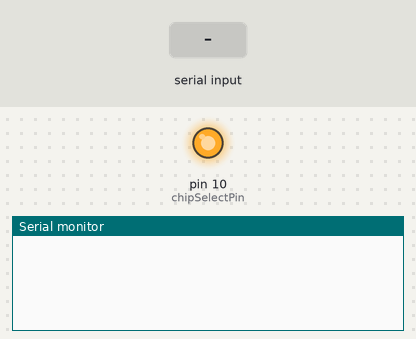
Recording of a sketch running on a simulated Arduino Uno, built with avr-gcc and run on an emulated ATmega328P. On the bench: output pins drawn as LEDs (lit = HIGH), the last lines printed to the serial monitor. The inputs (shaded band) are chosen by the test bench.

Above: at 1.2 s.
1.3 s: "1" received over Serial
At 2.1 s:
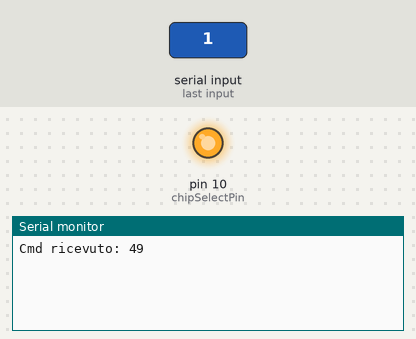
At 3.0 s:
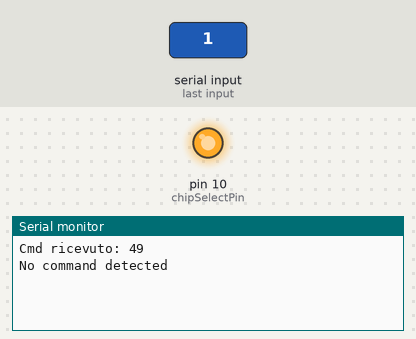

The sketch:

AD5535BSDZ_multisquarewave2.ino
```cpp
#include <SPI.h>

//Arduino Uno SPI pinout:
//MOSI    11                            --> PIN DIN
//MISO    12 - Not used in this case
//SCK     13                            --> PIN SCLK
//SS      10                            --> PIN SYNC


/// HOW THIS WORKS //
/* Labview send commands (defined by "labviewCommand" data type) and data. Data are the frequency (recorded in "periodDelay" data type) and amplitude of 31 channel square waves (31CHSW) (channel 0 is used as bias to allow biphasic square wave).
   Program works cycling the simple sequence: load High values of 31CHSW, wait half period, load Low values of 31CHSW, wait half period.
   To increase speed of the algorithm Hi and Low values of 31CHSW are pre-calculated using the functions "formatSquareWave()" and "swapWaveBytes()" and then transferred already formatted using the function "LoadAllToDAC()"

*/


#define DEBUG 1   //DEBUG 1 is enabled

//CONSTANT DEFINITION

const double VDD = 204.8;
const int chipSelectPin = 10;


//DATATYPES DEFINITION

typedef union  {
  uint32_t integer ;
  byte byteArray[4] ;
} uint32toBytes;

typedef union  {
  uint16_t integer;
  byte byteArray[2];
} uint16toBytes;

typedef union  {
  uint16_t integer[31];
  byte byteArray[62];
} payloadArray;

typedef struct {
  uint32_t highVal;
  uint32_t lowVal;
} squareWaveData;

typedef enum {
  M_ERROR = 255,
  NONE = 0,
  START,
  STOP,
  LOAD_ARRAY,
  UPDATE_CHANNEL,
  UPDATE_FREQUENCY,
} labviewCommand;


//VARIABLES DECLARATION

uint16toBytes payloadLenght = {0}; //stores the lenght in Bytes of the data payload
uint16toBytes periodDelay;    //stores the period in us of the squarewave
payloadArray payloadarray;    //stores the amplitude of the 31 channels in digital value
squareWaveData waveData[32] = {0};   //stores the high and low values of channel 1-31 and the bias reference of channel 0

boolean go = false;
uint32_t digital_half_vdd = 0;
byte waveDataHi[96];    //stores the values of the HI values of the square wave in digital form properly inverted and ready to be send
byte waveDataLo[96];   //stores the values of the LO values of the square wave in digital form properly inverted and ready to be send

void setup() {
  Serial.begin(500000);
  SPI.begin();
  pinMode(chipSelectPin, OUTPUT);   //init the Chip Select as OUTPUT...
  digitalWrite(chipSelectPin, HIGH);    //...and put it HIGH so that it will be pulled down when SPI transfer is needed
  digital_half_vdd = uint32_t (VDD / (2.*0.0125));    //calculate only once the digital value of half of VDD
  while (!Serial) {
    //wait for Serial port to connect
  }
}

void loop() {
  if (Serial.available()) {
    labviewCommand command = labviewCommand(Serial.read());   //the 1st byte is the command
    Serial.print("Cmd ricevuto: ");
    Serial.println(command);
    Serial.readBytes(payloadLenght.byteArray, 2);   //next 2 bytes are the Payload lenght
    switch (command) {
      case START:   //this is used to start to produce the square wave
        Serial.println("Cmd: START");
        break;
      case STOP:    //this is used to stop producing the square wave
        Serial.println("Cmd: STOP");
        break;
      case LOAD_ARRAY:    //this is used to load the amplitude of the 31 channel available. Channel 0 is the reference
        Serial.println("Cmd: LOAD ARRAY");
        break;
      case UPDATE_CHANNEL:    //this is used to update the amplitude of a single channel during runtime
        Serial.println("Cmd: UPDATE CHANNEL");
        break;
      case UPDATE_FREQUENCY:    //this is used to update the frequency of the produced square wave during runtime
        Serial.println("Cmd: UPDATE FREQUENCY");
        break;
      default:
      Serial.println("No command detected");
        break;
    }
  }
  if (go) {
    /*loadAllToDAC(waveDataHi);
      delayMicroseconds(periodDelay.integer / 2);
      loadAllToDAC(waveDataLo);
      delayMicroseconds(periodDelay.integer / 2);*/
    Serial.println("GO ATTIVO");
    delay(1000);
  } else {
    //LOAD ALL TO ZERO
  }
}

void formatChannelData(uint8_t chan, uint16toBytes chanData) {    //TO DEBUG
  waveData[chan].highVal = digital_half_vdd + uint32_t(chanData.integer);
  waveData[chan].lowVal = digital_half_vdd - uint32_t(chanData.integer);
  waveData[chan].highVal = (uint32_t(chan) << 27) | (waveData[chan].highVal << 13);    //build the data as required by AD5535
  waveData[chan].lowVal =  (uint32_t(chan) << 27) | (waveData[chan].lowVal << 13);
  swapChannelBytes(chan);
}

void formatWaveData() {
  waveData[0].highVal = digital_half_vdd << 13;  //Channel 0 is the offset reference = Vdd/2
  waveData[0].lowVal =  digital_half_vdd << 13;  //build the data as required by AD5535
  for (uint32_t i = 1; i < 32; i++) {
    waveData[i].highVal =  digital_half_vdd + uint32_t(payloadarray.integer[i - 1]); //The real values to send will be VDD/2 + VALUE...
    waveData[i].lowVal = digital_half_vdd - uint32_t(payloadarray.integer[i - 1]); // ...and VDD/2 - VALUE
    waveData[i].highVal = (i << 27) | (waveData[i].highVal << 13); //build the data as required by AD5535    NOTE:[i+1] because channel 0 is used for ref
    waveData[i].lowVal =  (i << 27) | (waveData[i].lowVal << 13);
  }
  swapWaveBytes();
}

void swapChannelBytes(uint8_t chan) {
  uint32toBytes dacData;
  dacData.integer = waveData[chan].highVal;
  waveDataHi[chan] = dacData.byteArray[3];   //use the byte interpretation of uint32_t to swap byte and get the 3 bytes needed
  waveDataHi[chan + 1] = dacData.byteArray[2];
  waveDataHi[chan + 2] = dacData.byteArray[1];
  dacData.integer = waveData[chan].lowVal;    //load the value inside an uint32_t
  waveDataLo[chan] = dacData.byteArray[3];   //use the byte interpretation of uint32_t to swap byte and get the 3 bytes needed
  waveDataLo[chan + 1] = dacData.byteArray[2];
  waveDataLo[chan + 2] = dacData.byteArray[1];
}


void swapWaveBytes() { //TO DEBUG
  uint32toBytes dacData;
  for (int i = 0; i < 32; i++) {
    dacData.integer = waveData[i].highVal;    //load the value inside an uint32_t
    waveDataHi[i] = dacData.byteArray[3];   //use the byte interpretation of uint32_t to swap byte and get the 3 bytes needed
    waveDataHi[i + 1] = dacData.byteArray[2];
    waveDataHi[i + 2] = dacData.byteArray[1];
    dacData.integer = waveData[i].lowVal;    //load the value inside an uint32_t
    waveDataLo[i] = dacData.byteArray[3];   //use the byte interpretation of uint32_t to swap byte and get the 3 bytes needed
    waveDataLo[i + 1] = dacData.byteArray[2];
    waveDataLo[i + 2] = dacData.byteArray[1];
  }
}

void loadSingleToDAC(byte waveChannelData[]) {
  SPI.beginTransaction(SPISettings(1000000, MSBFIRST, SPI_MODE1));  //open the SPI channel
  digitalWrite(chipSelectPin, LOW);
  for (int i = 0; i < 3; i++)
    SPI.transfer(waveChannelData[i]);
  digitalWrite(chipSelectPin, HIGH);
  SPI.endTransaction();
}


void loadAllToDAC(byte waveArrayData[]) {  //TO DEBUG
  SPI.beginTransaction(SPISettings(1000000, MSBFIRST, SPI_MODE1));  //open the SPI channel
  for (int i = 0; i < 32; i++) {
    digitalWrite(chipSelectPin, LOW);
    for (int j = 0; j < 3; j++)
      SPI.transfer(waveArrayData[3 * i + j]);
    digitalWrite(chipSelectPin, HIGH);
  }
  SPI.endTransaction();
}
```

Measured:
- after the input at 1.3 s, the serial monitor: prints a new line at once (image 1)
